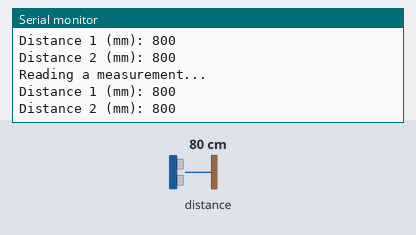
The sketch below on a simulated Arduino Uno, built with avr-gcc and run on an emulated ATmega328P. Parts: the last lines printed to the serial monitor. Inputs (shaded band) come from the test bench; at power-on: distance to the obstacle 80 cm.

Above: at 1.2 s.
1.3 s: distance to the obstacle set to 120 cm
At 1.52 s:
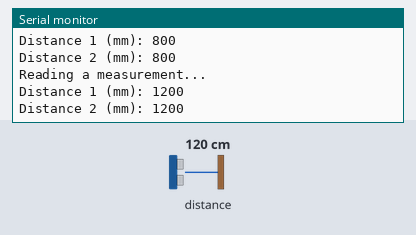
4.3 s: distance to the obstacle set to 250 cm
At 4.66 s:
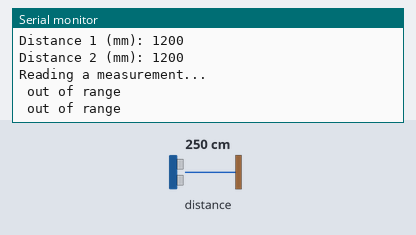
6.2 s: distance to the obstacle set to 9 cm
At 7.27 s:
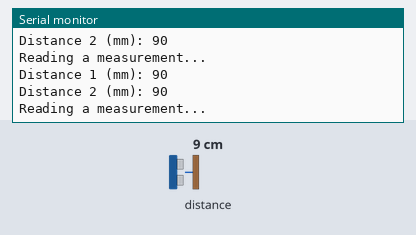
9.2 s: distance to the obstacle set to 18 cm
At 9.52 s:
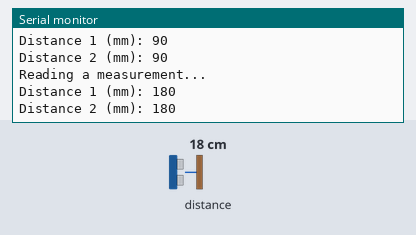
Timing chart, 0 to 12.2 s (numbered marks = the images above; inputs shaded):
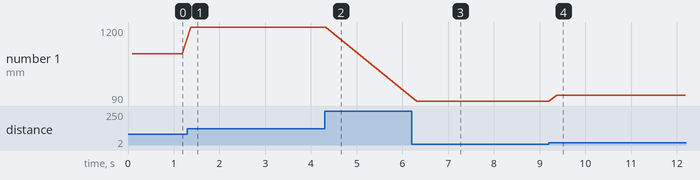

Measured:
- after the input at 1.3 s, the serial monitor: prints a new line after 0.07 s (image 1)
- after the input at 4.3 s, the serial monitor: prints a new line after 0.22 s (image 2)
- after the input at 6.2 s, the serial monitor: prints a new line after 0.11 s (image 3)
- after the input at 9.2 s, the serial monitor: prints a new line after 0.18 s (image 4)
- plotted number 1: 800 → 1200 after the input at 1.3 s, 1200 → 90 after the input at 6.2 s, 90 → 180 after the input at 9.2 s

The sketch:

Transmitter_ruang_kaca.ino
```cpp
#include "Adafruit_VL53L0X.h"
  #include <SoftwareSerial.h>
 // #define setPin 6
  SoftwareSerial HC12(10, 11); // HC-12 TX Pin, HC-12 RX Pin
Adafruit_VL53L0X lox1 = Adafruit_VL53L0X();
Adafruit_VL53L0X lox2 = Adafruit_VL53L0X();
Adafruit_VL53L0X lox3 = Adafruit_VL53L0X();
Adafruit_VL53L0X lox4 = Adafruit_VL53L0X();
//Adafruit_VL53L0X lox5 = Adafruit_VL53L0X();
int measure1= 0;
int rate=0;
int state =0;
  int measure2 = 0;
  int measure3 = 0;
  int measure4 = 0;
  int measure5 = 0;
  int measure6 = 0;
  int measure7 = 0;
  int measure8 = 0;
  int measure9 = 0;

void setup() {
  Serial.begin(9600);
  HC12.begin(9600);

  // wait until serial port opens for native USB devices
  while (! Serial) {
    delay(1);
  }

  Serial.println("Adafruit VL53L0X test");
  if (!lox1.begin()) {
    Serial.println(F("Failed to boot VL53L0X "));
    while(1);
  }

else if  (!lox2.begin()) {
    Serial.println(F("Failed to boot VL53L0X "));
    while(1);
  }

 /* else if  (!lox3.begin()) {
    Serial.println(F("Failed to boot VL53L0X "));
    while(1);
  }


 else if  (!lox4.begin()) {
    Serial.println(F("Failed to boot VL53L0X "));
    while(1);
  }

 /*   else if  (!lox5.begin()) {
    Serial.println(F("Failed to boot VL53L0X 5"));
    while(1);
  }*/
  // power
  Serial.println(F("VL53L0X API Simple Ranging example\n\n"));
}


void loop() {
  VL53L0X_RangingMeasurementData_t measure_1;
 VL53L0X_RangingMeasurementData_t measure_2;
      //VL53L0X_RangingMeasurementData_t measure_3;
         // VL53L0X_RangingMeasurementData_t measure_4;
           //  VL53L0X_RangingMeasurementData_t measure_5;
  Serial.println("Reading a measurement... ");
  lox1.rangingTest(&measure_1, false); // pass in 'true' to get debug data printout!
 lox2.rangingTest(&measure_2, false);
 //lox3.rangingTest(&measure_3, false);
  //lox4.rangingTest(&measure_4, false);
     // lox5.rangingTest(&measure_5, false);
  if (measure_1.RangeStatus != 4) {  // phase failures have incorrect data
    Serial.print("Distance 1 (mm): "); Serial.println(measure_1.RangeMilliMeter);
  } else {
    Serial.println(" out of range ");
  }

 if (measure_2.RangeStatus != 4) {  // phase failures have incorrect data
    Serial.print("Distance 2 (mm): "); Serial.println(measure_2.RangeMilliMeter);
  } else {
    Serial.println(" out of range ");
  }

 /*if (measure_3.RangeStatus != 4) {  // phase failures have incorrect data
    Serial.print("Distance 3 (mm): "); Serial.println(measure_3.RangeMilliMeter);
  } else {
    Serial.println(" out of range ");
  }

     if (measure_4.RangeStatus != 4) {  // phase failures have incorrect data
    Serial.print("Distance 4 (mm): "); Serial.println(measure_4.RangeMilliMeter);
  } else {
    Serial.println(" out of range ");
  }

  /*   if (measure_5.RangeStatus != 4) {  // phase failures have incorrect data
    Serial.print("Distance 5 (mm): "); Serial.println(measure_5.RangeMilliMeter);
  } else {
    Serial.println(" out of range ");
  }*/
        char strgabungan[50];
        measure1= measure_1.RangeMilliMeter;
        rate = rate + measure1;
        measure2= measure_2.RangeMilliMeter;
        rate = rate + measure2;
        measure3= measure2;
        rate = rate + measure3;
        measure4=measure3;
        rate = rate + measure4;
        measure5=    measure4;
        rate = rate + measure5;
        measure6= measure5;
            rate = rate + measure6;
        measure7= measure6;
            rate = rate + measure7;
        measure8= measure7;
            rate = rate + measure8;
        measure9= measure8;
            rate = rate + measure9;
        rate = rate / 9;

      sprintf(strgabungan, "%d;%d;%d;%d;%d;%d;%d;%d;%d;%d;%d;", measure1,measure2,measure3,measure4,measure5,measure6,measure7,measure8,measure9,rate,state);
     //  sprintf(strgabungan, "%d;%d;%d;%d;%d;%d;%d;%d;%d;%d;%d", measure1,measure2,measure3,measure4,measure5,measure6,measure7,measure8,measure9,rate,state);
    //serial.println(" String gabungan :");
    HC12.println(strgabungan);
  delay(100);
}
```
